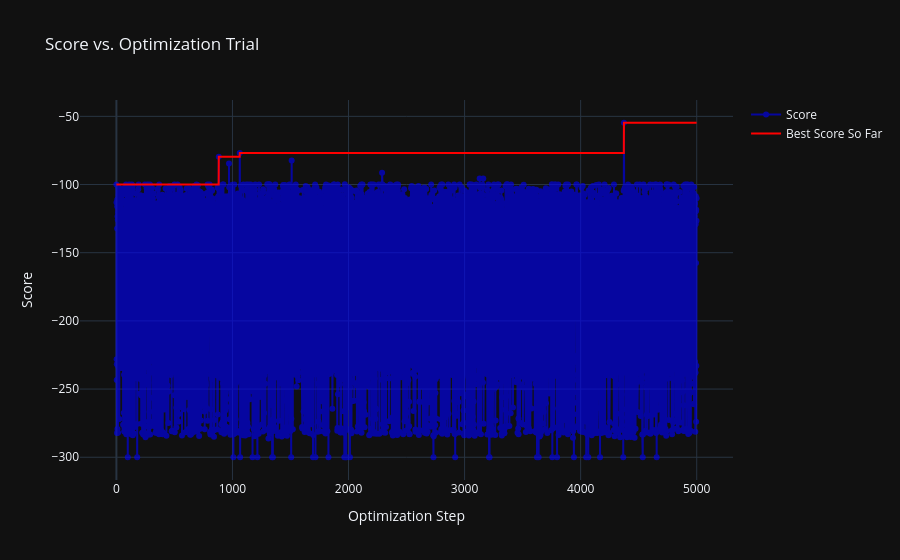

The code cell stored with this chart in its notebook:
### Markdown cell above
## Viewing the Optimization Results

### Code cell
optimizer.plot_score(show=True)

### Figure 1 — Plotly figure (JSON) as saved in the notebook; plotly's stock layout.template omitted (floating-point values rounded to 4 significant figures; data arrays with more than 128 entries replaced by an {"elided": "..."} marker saying what was removed)
{"data": [{"line": {"color": "blue", "width": 2}, "mode": "markers+lines", "name": "Score", "opacity": 0.6, "type": "scatter", "x": {"elided": "5000 int values"}, "y": {"elided": "5000 float values"}}, {"line": {"color": "red", "width": 2}, "mode": "lines", "name": "Best Score So Far", "type": "scatter", "x": {"elided": "5000 int values"}, "y": {"elided": "5000 float values"}}], "layout": {"showlegend": true, "title": {"text": "Score vs. Optimization Trial"}, "xaxis": {"title": {"text": "Optimization Step"}}, "yaxis": {"title": {"text": "Score"}}}}
